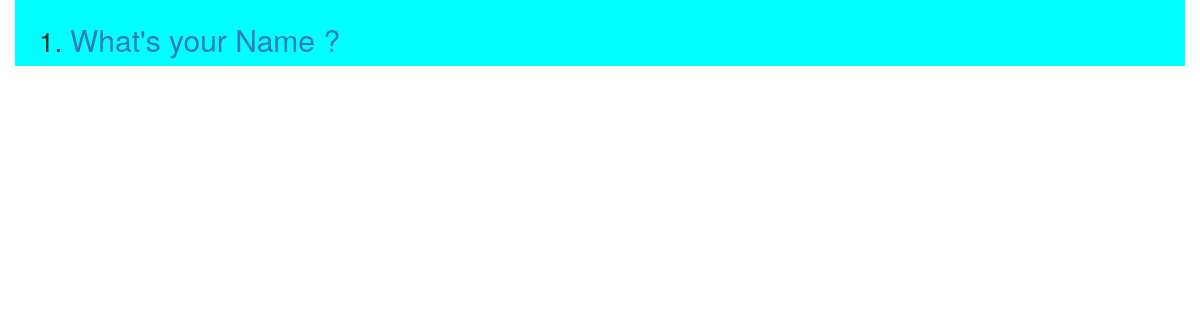
Page /pollsApp/ on the earlier database version.
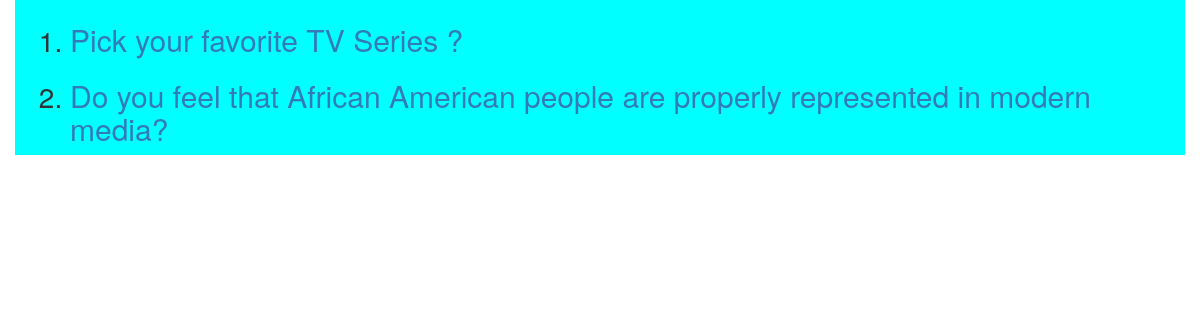
Same page on the later database version.
### pollsApp/models.py (models this page shows, shortened)
class Question(models.Model):
	question_text = models.CharField(max_length=200)
	pub_date = models.DateTimeField('date published')

### pollsApp/views.py (the view)
# urls.py: path('', views.IndexView.as_view(), name='index'),
class IndexView(generic.ListView):
    template_name = 'pollsApp/index.html'
    context_object_name = 'latest_question_list'
    def get_queryset(self):
        return Question.objects.order_by('-pub_date')[:5]

### pollsApp/templates/pollsApp/index.html (shortened to what this page needs)
<!DOCTYPE html>
<html>
<head>
<link rel="stylesheet" href="https://maxcdn.bootstrapcdn.com/bootstrap/3.3.7/css/bootstrap.min.css">
<link rel="stylesheet" href="https://maxcdn.bootstrapcdn.com/bootstrap/3.3.7/css/bootstrap-theme.min.css">
</head>
<body>
<div class="container " style="font-size: 2em; background-color: cyan;">
	{% if latest_question_list %}
    <ol>
    {% for question in latest_question_list %}
        <li><a href="{% url 'pollsApp:detail' question.id %}"><h2>{{ question.question_text }}</h2></a></li>
    {% endfor %}
    </ol>
	{% else %}
    	<h3 style="color: red;">No polls are available.</h3>
	{% endif %}
</div>
</body>
</html>

Differences in the rows shown:
removed Question: question_text "What's your Name ?"
added Question: question_text "Pick your favorite TV Series ?"
added Question: question_text "Do you feel that African American people are properly represented in modern media?"
